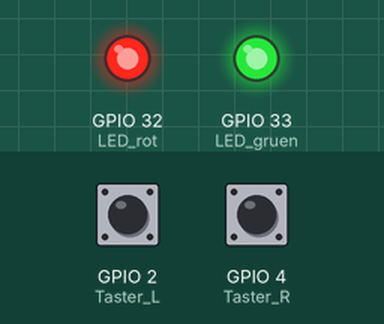
Simulated run of this sketch. Board: ESP32. On the bench: output pins drawn as LEDs (lit = HIGH). The inputs (shaded band) are chosen by the test bench; at power-on: GPIO 2 (Taster_L) HIGH, GPIO 4 (Taster_R) HIGH.

Above: at 1.2 s.
1.3 s: GPIO 2 (Taster_L) pulled LOW for 0.25 s
At 1.5 s:
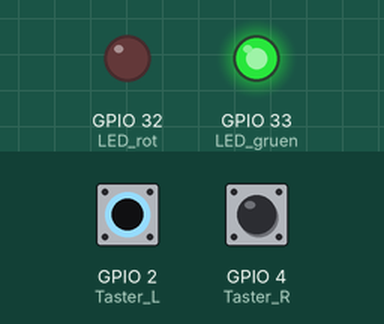
3.1 s: GPIO 4 (Taster_R) pulled LOW for 0.25 s
At 3.3 s:
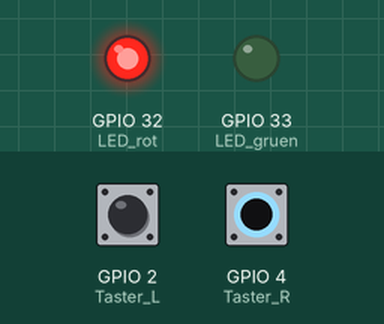
5.0 s: GPIO 4 (Taster_R) pulled LOW for 3.2 s
At 9.5 s:
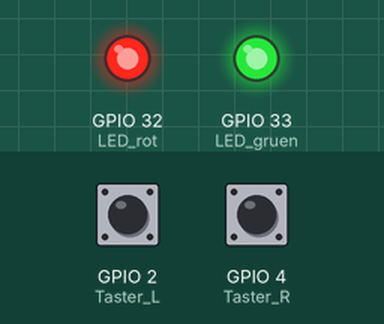
9.8 s: GPIO 2 (Taster_L) pulled LOW for 3.2 s
At 10.8 s:
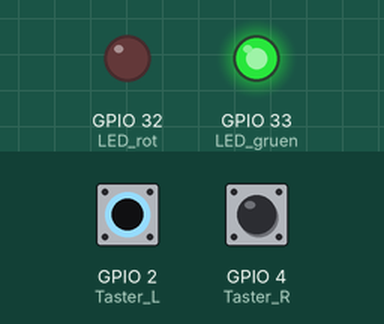
14.5 s: GPIO 2 (Taster_L) driven LOW and GPIO 4 (Taster_R) driven LOW
At 15.7 s:
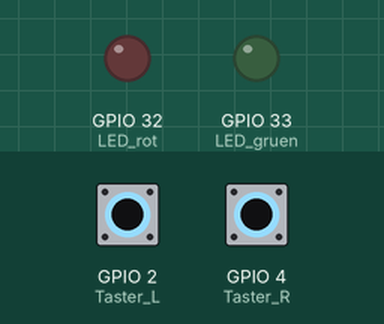
Timing chart, 0 to 17.1 s (numbered marks = the images above; inputs shaded):
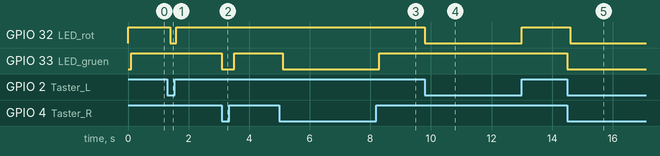

Measured:
- after the input at 1.3 s, GPIO 32 (LED_rot): HIGH → LOW after 0.10 s, → HIGH 0.20 s later
- after the input at 3.1 s, GPIO 33 (LED_gruen): HIGH → LOW at once, → HIGH 0.40 s later
- after the input at 5.0 s, GPIO 33 (LED_gruen): HIGH → LOW after 0.10 s, → HIGH 3.2 s later
- after the input at 9.8 s, GPIO 32 (LED_rot): HIGH → LOW at once, → HIGH 3.2 s later
- after the input at 14.5 s, GPIO 32 (LED_rot): HIGH → LOW after 0.10 s; GPIO 33 (LED_gruen): HIGH → LOW at once

The sketch:

Knopf-druecken-dann-licht.ino
```cpp
// ***** Portpins für Ein-/Ausgänge ***************************************
const int LED_rot = 32, LED_gruen = 33, Taster_L = 2, Taster_R = 4;
// ***** Initialisierung **************************************************
void setup() {
  pinMode(LED_rot, OUTPUT);         // die LEDs beginnen danach
  pinMode(LED_gruen, OUTPUT);       // zu leuchten!
  pinMode(Taster_L, INPUT_PULLUP);  // Taster brauchen hier den
  pinMode(Taster_R, INPUT_PULLUP);  // Pullup-Widerstand
}
// ***** Endlosschleife ***************************************************
void loop() {
  if (digitalRead(Taster_L) == false) {  // low-aktiv, daher false
    digitalWrite(LED_rot, LOW);          // LED einschalten
    delay(100);
  } else {
    digitalWrite(LED_rot, HIGH);  // LED auschalten wenn Taster_L nicht gedrückt wird
    delay(100);
  }

  if (digitalRead(Taster_R) == false) {
    digitalWrite(LED_gruen, LOW); // LED einschalten wenn Taster_R gedrückt wird
    delay(100);
  } else {
    digitalWrite(LED_gruen, HIGH); // LED auschalten wenn Taster_R nicht gedrückt wird
    delay(100);
  }
}
```
